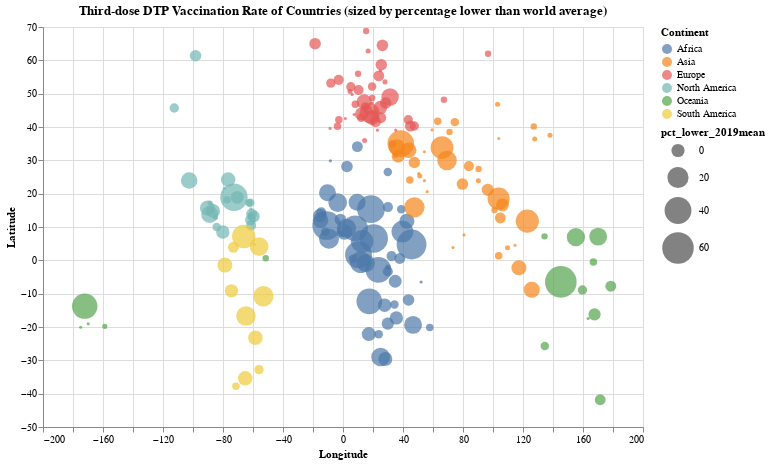

Specify this chart in Vega-Lite:
### Vega-Lite specification from a JSON file in a GitHub repository (floating-point values rounded to 4 significant figures; data arrays with more than 128 entries replaced by an {"elided": "..."} marker saying what was removed)
{"config": {"view": {"continuousWidth": 400, "continuousHeight": 300}}, "data": {"name": "data-4a81583470f9d41f4290846b97486c41"}, "mark": {"type": "circle", "size": 60}, "encoding": {"color": {"type": "nominal", "field": "Continent"}, "size": {"type": "quantitative", "field": "pct_lower_2019mean", "scale": {"range": [10, 1000]}}, "tooltip": [{"type": "nominal", "field": "Country"}, {"type": "quantitative", "field": "DTP_Third"}, {"type": "quantitative", "field": "pct_lower_2019mean", "title": "Percentage lower than 2019 average"}], "x": {"type": "quantitative", "axis": {"title": "Longitude"}, "field": "centroid_x"}, "y": {"type": "quantitative", "axis": {"title": "Latitude"}, "field": "centroid_y"}}, "height": 400, "selection": {"selector056": {"type": "interval", "bind": "scales", "encodings": ["x", "y"]}}, "title": "Third-dose DTP Vaccination Rate of Countries (sized by percentage lower than world average)", "width": 600, "$schema": "https://vega.github.io/schema/vega-lite/v4.8.1.json", "datasets": {"data-4a81583470f9d41f4290846b97486c41": {"elided": "197 records"}}}
